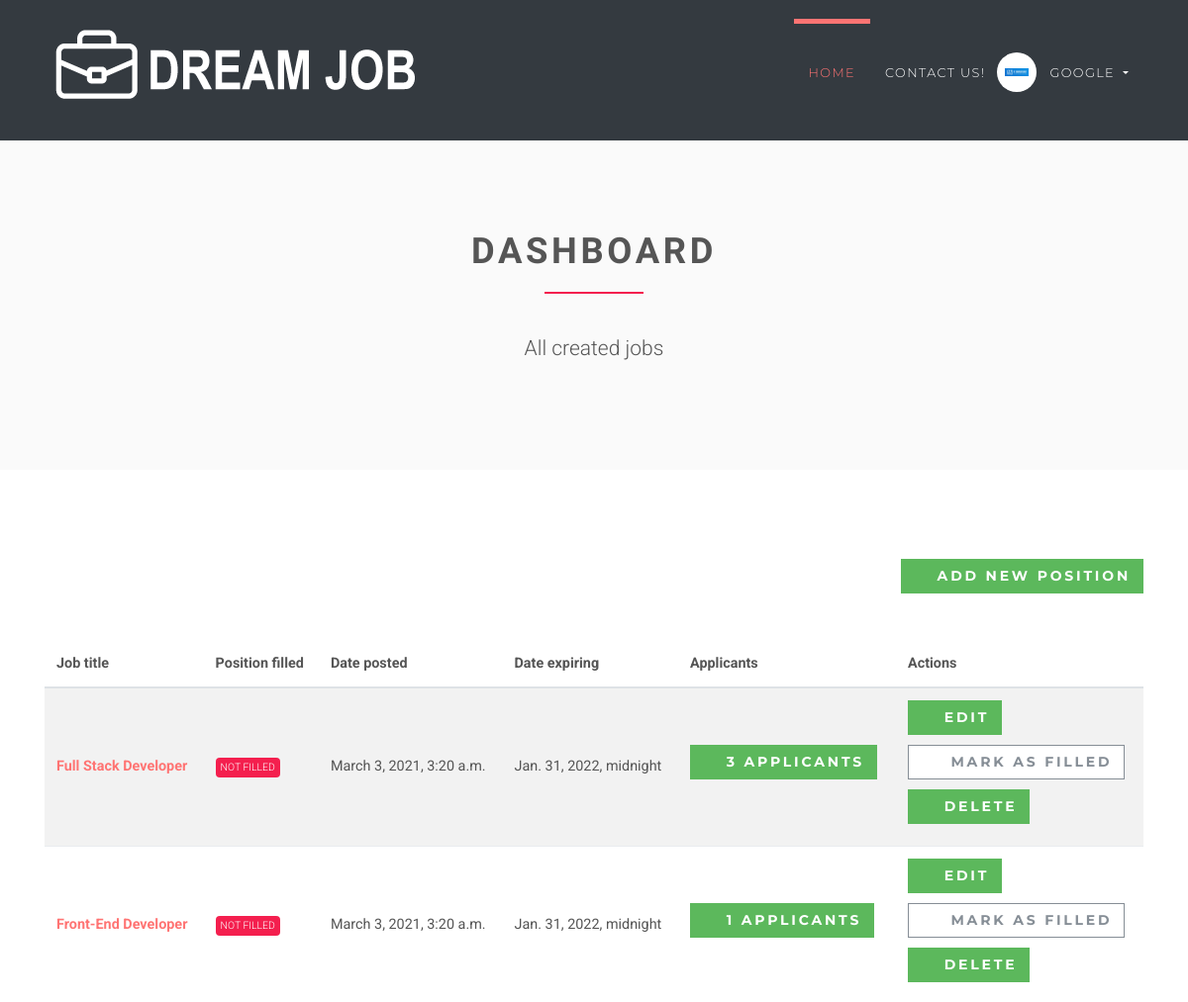
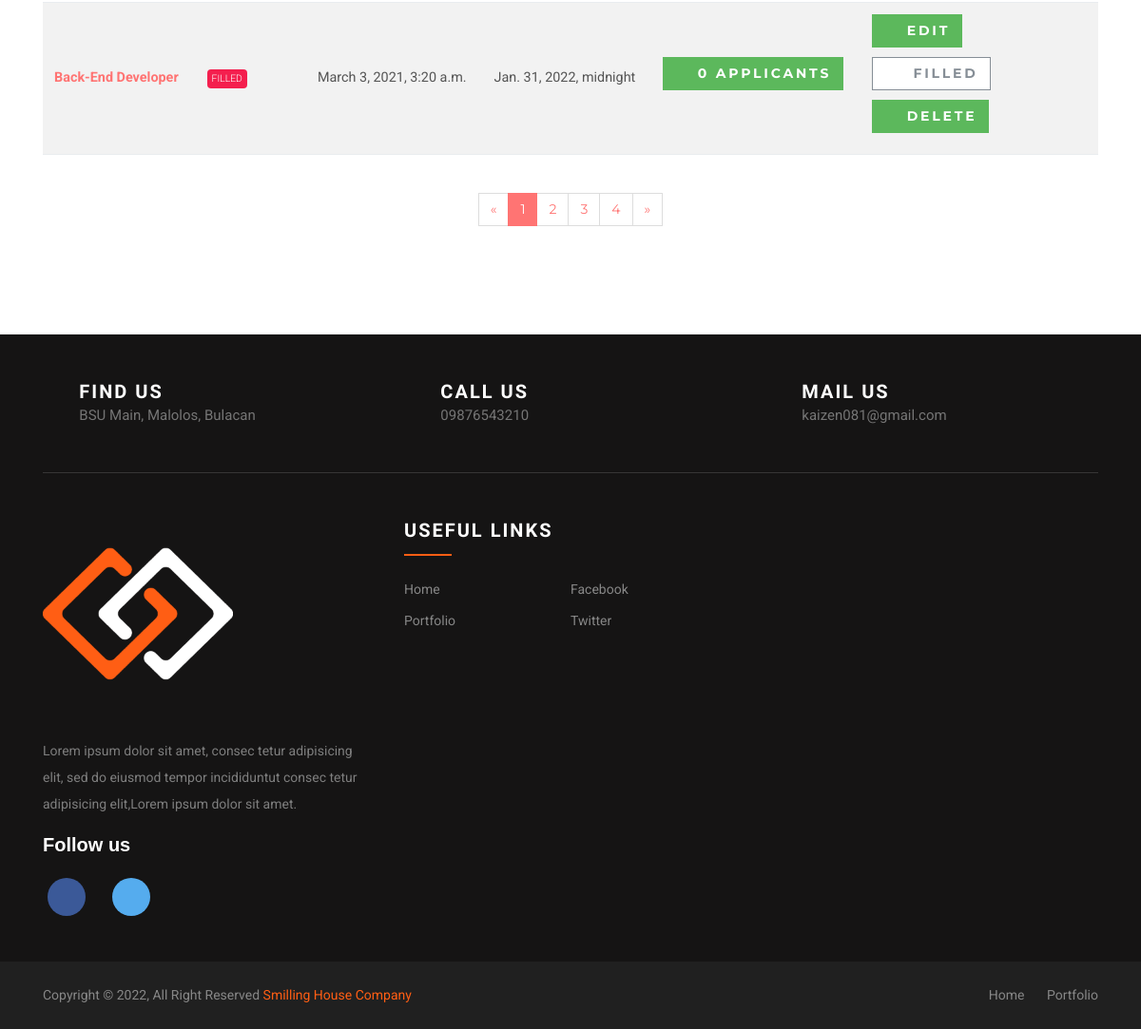
/employer/dashboard (signed in), run on the app's committed database (2 pictures, top to bottom).
### accounts/models.py (models this page shows, shortened)
class User(AbstractUser):
    username = None
    role = models.CharField(max_length=12, error_messages={
        'required': "Role must be provided"
    })
    gender = models.CharField(max_length=10, blank=True, null=True, default="")
    email = models.EmailField(unique=True, blank=False,
                              error_messages={
                                  'unique': "A user with that email already exists.",
                              })
    USERNAME_FIELD = "email"
    REQUIRED_FIELDS = []
    objects = UserManager()

### jobsapp/models.py (models this page shows, shortened)
class Job(models.Model):
    user = models.ForeignKey(User, on_delete=models.CASCADE)
    title = models.CharField(max_length=300)
    description = models.TextField()
    location = models.CharField(max_length=150)
    type = models.CharField(choices=JOB_TYPE, max_length=10)
    category = models.CharField(max_length=100)
    last_date = models.DateTimeField()
    company_name = models.CharField(max_length=100)
    company_description = models.CharField(max_length=300)
    website = models.CharField(max_length=100, default="")
    created_at = models.DateTimeField(default=timezone.now)
    filled = models.BooleanField(default=False)

### jobsapp/views/employer.py (the view)
# urls.py: path('', DashboardView.as_view(), name='employer-dashboard'),
class DashboardView(ListView):
    model = Job
    template_name = 'jobs/employer/dashboard.html'
    context_object_name = 'jobs'
    @method_decorator(login_required(login_url=reverse_lazy('accounts:login')))
    @method_decorator(user_is_employer)
    def dispatch(self, request, *args, **kwargs):
        return super().dispatch(self.request, *args, **kwargs)
    def get_queryset(self):
        return self.model.objects.filter(user_id=self.request.user.id)

### templates/jobs/employer/dashboard.html (shortened to what this page needs)
{% extends 'base.html' %}
{% load static %}
{% block content %}
    <section class="bg-light-gray">
        <div class="container">
            <div class="row">
                <div class="col-lg-8 mx-auto">
                    <h1 class="heading">dashboard</h1>
                    <p class="lead text-center">All created jobs</p>
                </div>
            </div>
        </div>
    </section>
    <section>
        <div class="container">
            <div class="row">
                <div class="col-lg-12 text-right mb-5"><a href="{% url 'jobs:employer-jobs-create' %}"
                                                          class="btn btn-success">
                    <i class="fa fa-plus"></i>Add new position</a></div>
                <div class="col-lg-12">
                    <div class="table-responsive">
                        <table class="table table-striped table-hover table-client-dashboard">
                            <thead>
                            <tr>
                                <th>Job title</th>
                                <th>Position filled</th>
                                <th>Date posted</th>
                                <th>Date expiring</th>
                                <th>Applicants</th>
                                <th>Actions</th>
                            </tr>
                            </thead>
                            <tbody>
                            {% for job in jobs %}
                                <tr>
                                    <th><a href="{% url 'jobs:jobs-detail' job.id %}">{{ job.title }}</a>
                                    </th>
                                    <td>
                                        {% if job.filled %}
                                            <span class="badge badge-success">Filled</span>
                                        {% else %}
                                            <span class="badge badge-secondary">Not Filled</span>
                                        {% endif %}
                                    </td>
                                    <td>{{ job.created_at }}</td>
                                    <td>{{ job.last_date }}</td>
                                    <td>
                                        <a href="{% url 'jobs:employer-dashboard-applicants' job.id %}"
                                           class="btn btn-success">
                                            <i class="fa fa-users"></i>{{ job.applicants.count }}
                                            <span class="hidden-xs hidden-sm">Applicants</span>
                                        </a>
                                    </td>
                                    <td>
                                        <a href="#" class="btn btn-success">
                                            <i class="fa fa-edit"></i>Edit
                                        </a>
                                        <br>
                                        {% if job.filled %}
                                            <a href="{% url 'jobs:job-mark-filled' job.id %}"
                                               class="btn btn-outline-white-secondary">
                                                <i class="fa fa-check-circle-o"></i>
                                                <span class="hidden-xs hidden-sm">Filled</span>
                                            </a><br>
                                        {% else %}
                                            <a href="{% url 'jobs:job-mark-filled' job.id %}"
                                               class="btn btn-outline-white-secondary">
                                                <i class="fa fa-check-circle-o"></i>
                                                <span class="hidden-xs hidden-sm">Mark as </span>filled
                                            </a><br>
                                        {% endif %}
                                        <a href="#" class="btn btn-success">
                                            <i class="fa fa-times-circle-o"></i>Delete
                                        </a>
                                    </td>
                                </tr>
                            {% endfor %}
                            </tbody>
                        </table>
                    </div>
                    <div class="pages">
                        <nav aria-label="Page navigation example" class="d-flex justify-content-center mt-4 mb-4">
                            <ul class="pagination">
                                <li class="page-item"><a href="#" aria-label="Previous" class="page-link"><span
                                        aria-hidden="true">«</span><span class="sr-only">Previous</span></a></li>
                                <li class="page-item active"><a href="#" class="page-link">1</a></li>
                                <li class="page-item"><a href="#" class="page-link">2</a></li>
                                <li class="page-item"><a href="#" class="page-link">3</a></li>
                                <li class="page-item"><a href="#" class="page-link">4</a></li>
                                <li class="page-item"><a href="#" aria-label="Next" class="page-link"><span
                                        aria-hidden="true">»</span><span class="sr-only">Next</span></a></li>
                            </ul>
                        </nav>
                    </div>
                </div>
            </div>
        </div>
    </section>
{% endblock %}

### templates/base.html (shortened to what this page needs)
{% load static %}
<!DOCTYPE html>
<html>
<head>
    <link rel="stylesheet"
          href="{% static 'vendor/bootstrap/css/bootstrap.min.css' %}">
    <link rel="stylesheet"
          href="{% static 'vendor/font-awesome/css/font-awesome.min.css' %}">
    <link rel="stylesheet" href="path/to/font-awesome/css/font-awesome.min.css">
    <link rel="stylesheet"
          href="{% static 'vendor/owl.carousel/assets/owl.carousel.css' %}">
    <link rel="stylesheet"
          href="{% static 'vendor/owl.carousel/assets/owl.theme.default.css' %}">
    <link rel="stylesheet" href="{% static 'css/style.default.css' %}"
          id="theme-stylesheet">
    <link rel="stylesheet" href="{% static 'css/custom.css' %}">
</head>
<body>
<header class="header">
    <nav class="navbar navbar-expand-lg bg-dark">
        <div class="container">
            <a href="/" class="navbar-brand">
                <img src="{% static 'img/logotemplate.png' %}" alt="logo" class="d-none d-lg-block">
            </a>
            <div id="navbarSupportedContent" class="collapse navbar-collapse">
                <ul class="navbar-nav ml-auto">
                    <li class="nav-item active">
                        <a href="/" class="nav-link">HOME<span class="sr-only">(current)</span></a>
                    </li>
                    <li class="nav-item">
                        <a href="#" class="nav-link">Contact Us!</a>
                    </li>
                    {% if request.user.is_authenticated and request.user.role == 'employer' %}
                        <li class="nav-item dropdown">
                            <a id="clientZone" href="#" data-toggle="dropdown"
                               aria-haspopup="true" aria-expanded="false"
                               class="nav-link dropdown-toggle has-img mb-3 mb-lg-0 mt-3 mt-lg-0">
                                <div class="client-menu-image">
                                    <div class="inner">
                                        <img src="{% static 'img/itsourcecodes.jpg' %}"
                                             alt="company image"
                                             class="img-fluid">
                                    </div>
                                </div>
                                {% if request.user.role == 'employee' %}
                                    {{ request.user.first_name }} {{ request.user.last_name }}
                                {% else %}
                                    {{ request.user.first_name }}
                                {% endif %}
                            </a>
                        </li>
                    {% endif %}
                </ul>
            </div>
        </div>
    </nav>
</header>
<div>
    {% block content %} {% endblock %}
</div>
<footer class="footer-section">
    <div id="contact" class="container">
        <div class="footer-cta pt-5 pb-5">
            <div class="row">
                <div class="col-xl-4 col-md-4 mb-30">
                    <div class="single-cta">
                        <i class="fa fa-map-marker" aria-hidden="true"></i>
                        <div class="cta-text">
                            <h4>Find us</h4>
                            <span>BSU Main, Malolos, Bulacan</span>
                        </div>
                    </div>
                </div>
                <div class="col-xl-4 col-md-4 mb-30">
                    <div class="single-cta">
                        <i class="fa fa-phone"></i>
                        <div class="cta-text">
                            <h4>Call us</h4>
                            <span>09876543210</span>
                        </div>
                    </div>
                </div>
                <div class="col-xl-4 col-md-4 mb-30">
                    <div class="single-cta">
                        <i class="fa fa-envelope-open"></i>
                        <div class="cta-text">
                            <h4>Mail us</h4>
                            <span>kaizen081@gmail.com</span>
                        </div>
                    </div>
                </div>
            </div>
        </div>
        <div class="footer-content pt-5 pb-5">
            <div class="row">
                <div class="col-xl-4 col-lg-4 mb-50">
                    <div class="footer-widget">
                        <div class="footer-logo">
                            <a href="index.html"><img src="{% static 'img/redandblacklogo.png' %}" class="img-fluid" alt="logo"></a>
                        </div>
                        <div class="footer-text">
                            <p>Lorem ipsum dolor sit amet, consec tetur adipisicing elit, sed do eiusmod tempor incididuntut consec tetur adipisicing
                            elit,Lorem ipsum dolor sit amet.</p>
                        </div>
                        <div class="footer-social-icon">
                            <span>Follow us</span>
                            <a href="#"><i class="fa fa-facebook-f facebook-bg"></i></a>
                            <a href="#"><i class="fa fa-twitter twitter-bg"></i></a>
                        </div>
                    </div>
                </div>
                <div class="col-xl-4 col-lg-4 col-md-6 mb-30">
                    <div class="footer-widget">
                        <div class="footer-widget-heading">
                            <h3>Useful Links</h3>
                        </div>
                        <ul>
                            <li><a href="#">Home</a></li>
                            <li><a href="#">Facebook</a></li>
                            <li><a href="#">portfolio</a></li>
                            <li><a href="#">Twitter</a></li>
                        </ul>
                    </div>
                </div>
            </div>
        </div>
    </div>
    <div class="copyright-area">
        <div class="container">
            <div class="row">
                <div class="col-xl-6 col-lg-6 text-center text-lg-left">
                    <div class="copyright-text">
                        <p>Copyright &copy; 2022, All Right Reserved <a href="https://kaizen081.itch.io/learning-is-fun">Smilling House Company</a></p>
                    </div>
                </div>
                <div class="col-xl-6 col-lg-6 d-none d-lg-block text-right">
                    <div class="footer-menu">
                        <ul>
                            <li><a href="#">Home</a></li>
                            <li><a href="#">Portfolio</a></li>
                        </ul>
                    </div>
                </div>
            </div>
        </div>
    </div>
</footer>
</body>
</html>

### static/css/custom.css (style rules this page uses)
h1, h2, h3, h4, h5, h6, .h1, .h2, .h3, .h4, .box-simple h3, .box-image .name h3, .box-image-text .top .name h3, .box-image-text .top .name h4, .h5, .h6, .box-image-text .content h5 a { font-family: "Raleway", Helvetica, Arial, sans-serif; }
.box-image-text .featured__details, .badge { font-family: "Roboto", Helvetica, Arial, sans-serif; }
.heading:after, .badge { background-color: #F41F4E; }
.fa-map-marker { font-size: 1rem; color: #F41F4E; }
.badge { color: #fff; }
ul { margin: 0px; padding: 0px; }
.footer-section { background: #151414; position: relative; }
.footer-cta { border-bottom: 1px solid #373636; }
.single-cta i { color: #ff5e14; font-size: 30px; float: left; margin-top: 8px; }
.cta-text { padding-left: 15px; display: inline-block; }
.cta-text h4 { color: #fff; font-size: 20px; font-weight: 600; margin-bottom: 2px; }
.cta-text span { color: #757575; font-size: 15px; }
.footer-content { position: relative; z-index: 2; }
.footer-logo { margin-bottom: 30px; }
.footer-logo img { max-width: 200px; }
.footer-text p { margin-bottom: 14px; font-size: 14px; color: #7e7e7e; line-height: 28px; }
.footer-social-icon span { color: #fff; display: block; font-size: 20px; font-weight: 700; font-family: 'Poppins', sans-serif; margin-bottom: 20px; }
.footer-social-icon a { color: #fff; font-size: 16px; margin-right: 15px; }
.footer-social-icon i { height: 40px; width: 40px; text-align: center; line-height: 38px; border-radius: 50%; }
.facebook-bg { background: #3B5998; }
.twitter-bg { background: #55ACEE; }
.footer-widget-heading h3 { color: #fff; font-size: 20px; font-weight: 600; margin-bottom: 40px; position: relative; }
.footer-widget-heading h3::before { content: ""; position: absolute; left: 0; bottom: -15px; height: 2px; width: 50px; background: #ff5e14; }
.footer-widget ul li { display: inline-block; float: left; width: 50%; margin-bottom: 12px; }
.footer-widget ul li a { color: #878787; text-transform: capitalize; }
.copyright-area { background: #202020; padding: 25px 0; }
.copyright-text p { margin: 0; font-size: 14px; color: #878787; }
.copyright-text p a { color: #ff5e14; }
.footer-menu li { display: inline-block; margin-left: 20px; }
.footer-menu li a { font-size: 14px; color: #878787; }

### data on the page
User: user.first_name "GOOGLE"
Job: title "Full Stack Developer", filled "NOT FILLED", created_at "March 3, 2021, 3:20 a.m.", last_date "Jan. 31, 2022, midnight", applicants.count "3"
Job: title "Front-End Developer", filled "NOT FILLED", created_at "March 3, 2021, 3:20 a.m.", last_date "Jan. 31, 2022, midnight", applicants.count "1"
Job: title "Back-End Developer", filled "FILLED", created_at "March 3, 2021, 3:20 a.m.", last_date "Jan. 31, 2022, midnight", applicants.count "0"
